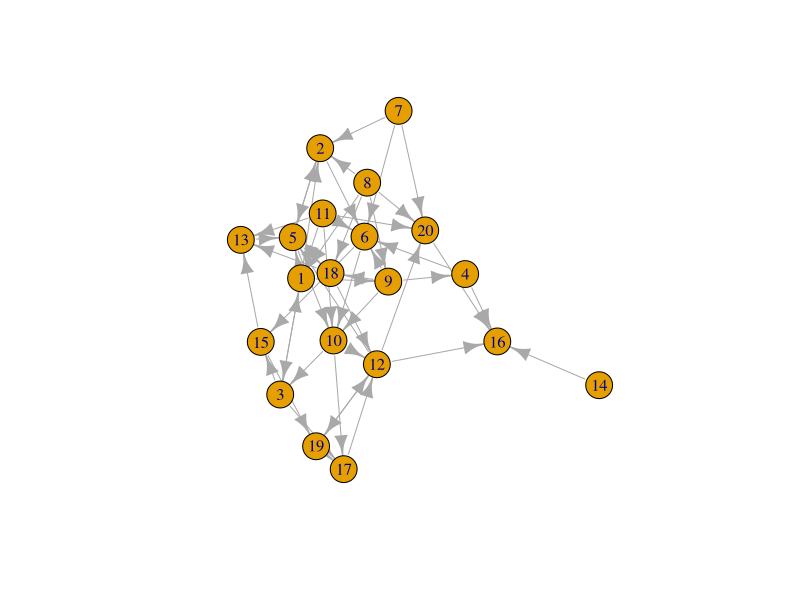
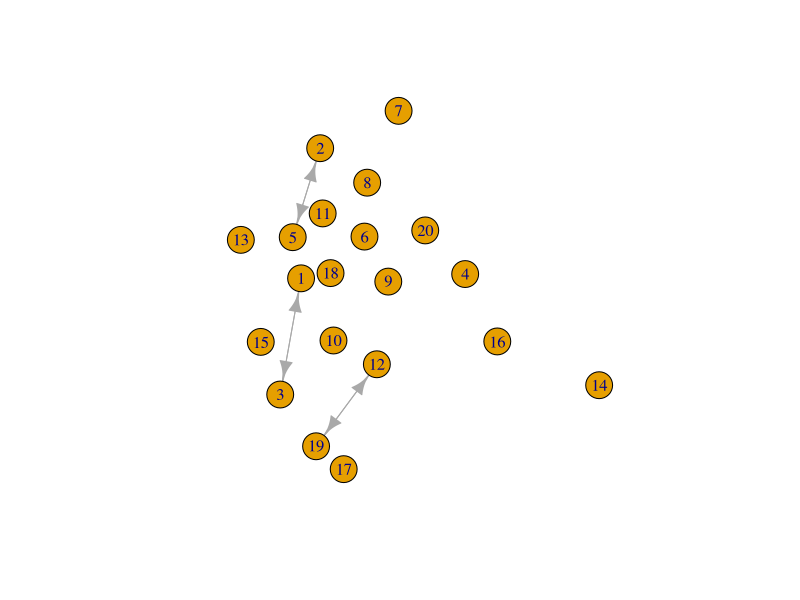

These figures' R source, in order:
library(igraph)
#Explore 3 functions in the igraph package
#generate a random graph model
rg <- sample_gnm(n = 20, m = 50, directed = T)
l <- layout_with_fr(rg)

plot(rg, layout = l)

# 1. find mutual edges -- is.mutual()
murg <- delete.edges(rg, which(!is.mutual(rg)))
plot(murg, layout = l)

# 2. BFS search of a graph -- graph.bfs()
print(graph.bfs(rg, V(rg)[1]))

# 3. DFS search of a graph -- graph.dfs()
print(graph.dfs(rg, V(rg)[1]))
